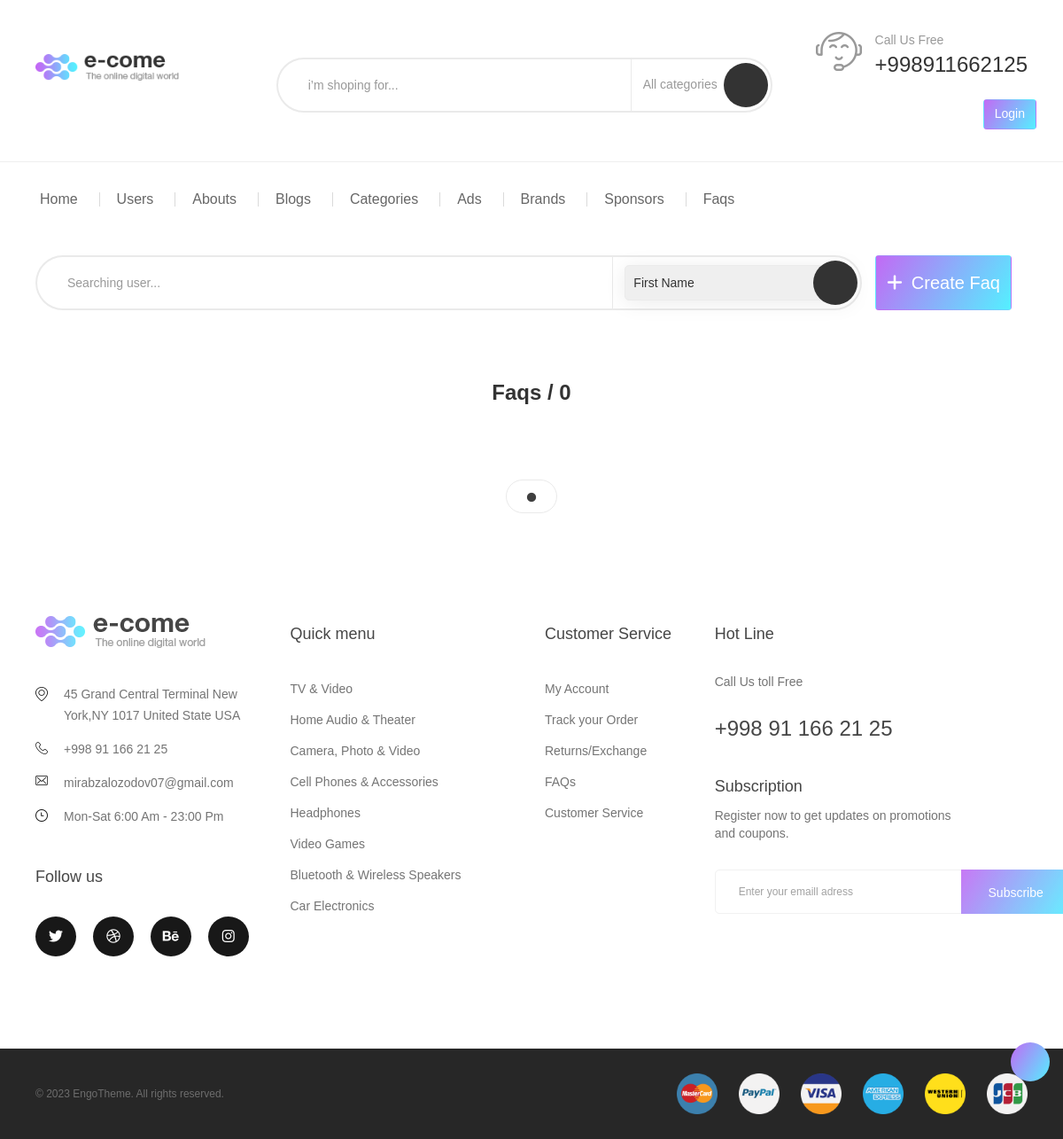
Before: /faq/list/ with the older database file.
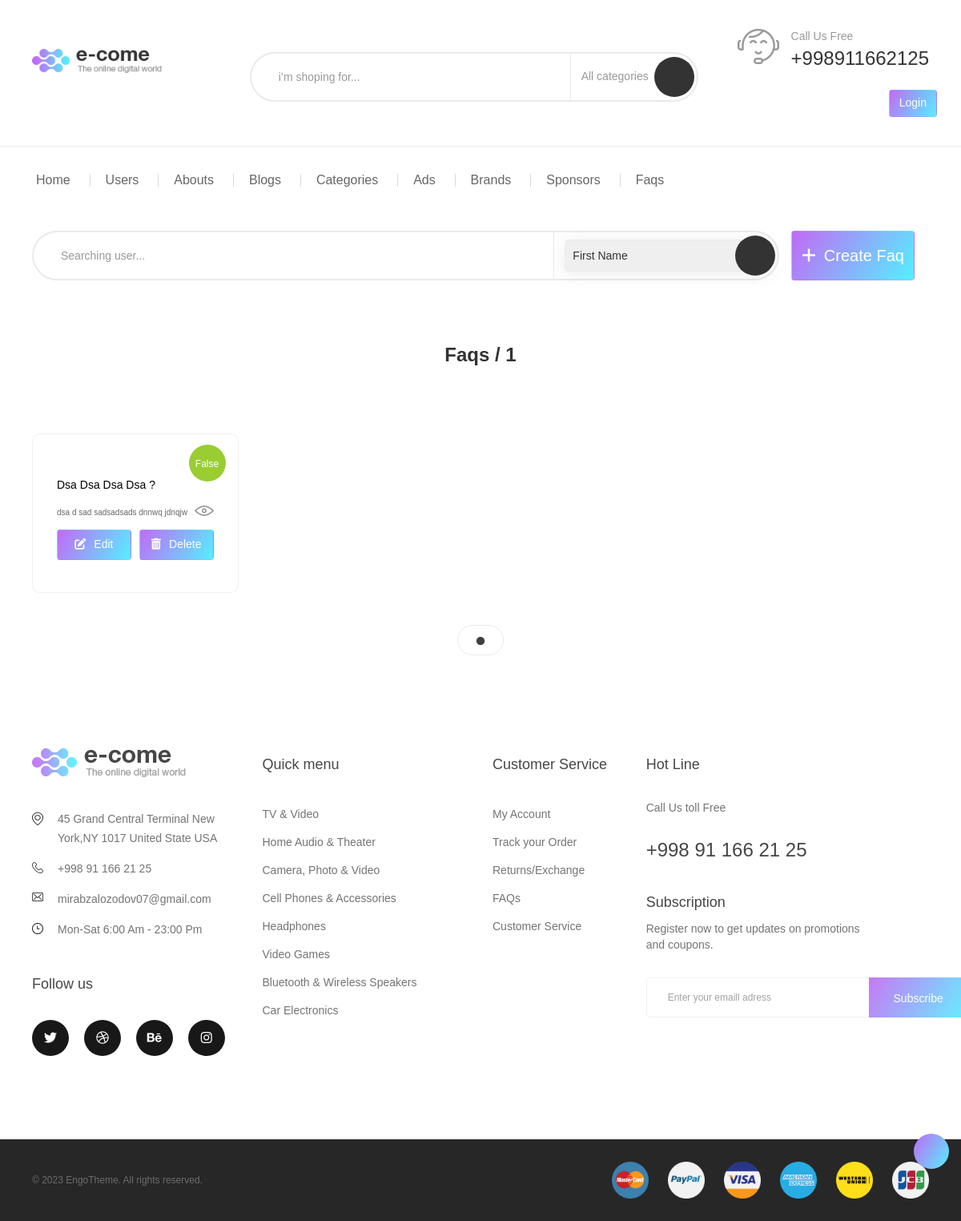
After: the same page with the newer database file.
### faq/models.py (models this page shows, shortened)
class FaqModel (models.Model):
    answer = models.TextField(name='answer', max_length=500)
    block = models.BooleanField(name='block', default=False)
    question = models.CharField(name='question', max_length=100)
    created_at = models.DateTimeField(name='created_at', auto_now_add=True)

### faq/views.py (the view)
# urls.py: path('list/', FaqListView.as_view(), name='faq_list'),
class FaqListView (ListView):
    model = FaqModel
    context_object_name = 'faqs'
    template_name = 'admin/faqs/admin_faq_list.html'

### templates/admin/faqs/admin_faq_list.html (shortened to what the changed rows need)
{% extends 'admin/base.html' %}
{% load static %}
{% block content %}
<div class="container container-240">
    <div class="team">
        <div style="display: flex; align-items: center; margin-top: 30px;">
            <div class="col-lg-10 col-md-10 v-center header-search hidden-xs" style="padding: 0;">
            </div>
            <div class="col-lg-2 col-md-2 v-center">
            </div>
        </div>
        <h1 class="about-title v3 spc text-center">Faqs / {{ faqs|length }}</h1>
        <div class="releases v2" style="padding-top: 0;">
            <div class="tab-content">
                <div id="tv2" class="tab-pane fade in active">
                    <div class="js-multiple-row2">
                        {% for faq in faqs %}
                        <div class="product-item">
                            <div class="pd-bd product-inner">
                                <div class="product-img">
                                    {% if faq.block %}
                                    <div class="ribbon-price red"><span>{{faq.block}}</span></div>
                                    {% else %}
                                    <div class="ribbon-price" style="background: yellowgreen !important;">
                                        <span>{{faq.block}}</span></div>
                                    {% endif %}
                                </div>
                                <div class="product-info">
                                    <div class="color-group"></div>
                                    <div class="element-list element-list-middle">
                                        <h3 class="product-title">
                                            <a href="{% url 'faq_detail' faq.pk %}">{{faq.question|slice:":20"}} ?</a>
                                        </h3>
                                        <div class="product-bottom">
                                            <div class="product-price"><span style="font-size: 10px;">{{faq.answer|slice:":100"}}</span></div>
                                            <a href="{% url 'faq_detail' faq.pk %}" class="btn-icon btn-view">
                                                <span class="icon-bg icon-view"></span>
                                            </a>
                                        </div>
                                    </div>
                                    <div class="flex" style="gap: 10px;">
                                        <a href="{% url 'faq_update' faq.pk %}" style="width: 100%;">
                                            <button class="btn btn-submit btn-gradient"
                                                style="width: 100%; padding: 8px; margin: 10px 0; font-size: 14px;">
                                                <i class="fa-solid fa-pen-to-square"
                                                    style="font-size: 14px; margin-right: 10px;"></i>Edit
                                            </button>
                                        </a>
                                        <a href="{% url 'faq_delete' faq.pk %}" style="width: 100%;">
                                            <button class="btn btn-submit btn-gradient"
                                                style="width: 100%; padding: 8px; margin: 10px 0; font-size: 14px;">
                                                <i class="fa-solid fa-trash-can"
                                                    style="font-size: 14px; margin-right: 10px;"></i>Delete
                                            </button>
                                        </a>
                                    </div>
                                </div>
                            </div>
                        </div>
                        {% endfor %}
                    </div>
                </div>
            </div>
        </div>
    </div>
</div>
{% endblock %}

Changed rows visible on the page:
added FaqModel: block "False", question "Dsa Dsa Dsa Dsa", answer "dsa d sad sadsadsads dnnwq jdnqjw"
Other visible differences:
{{ faqs|length }}: "0" → "1"
